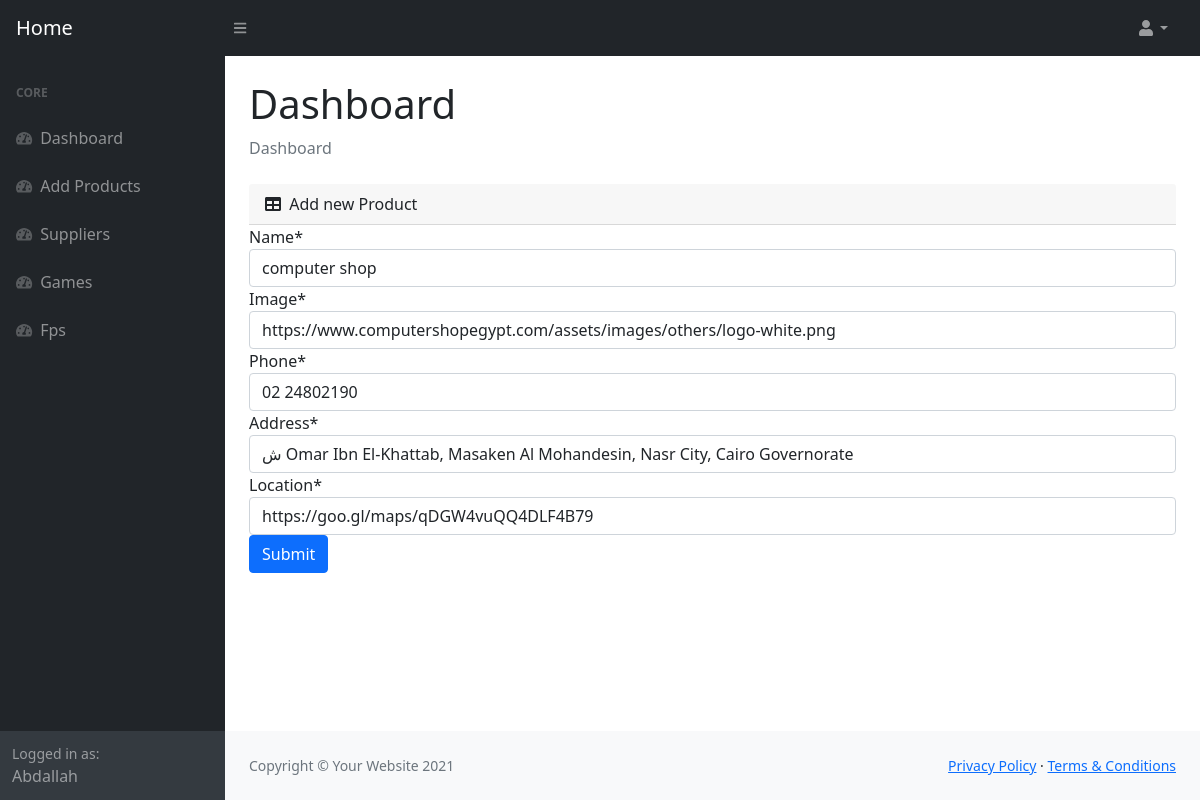
Before: /suppliers/3/ (signed in) with the older database file.
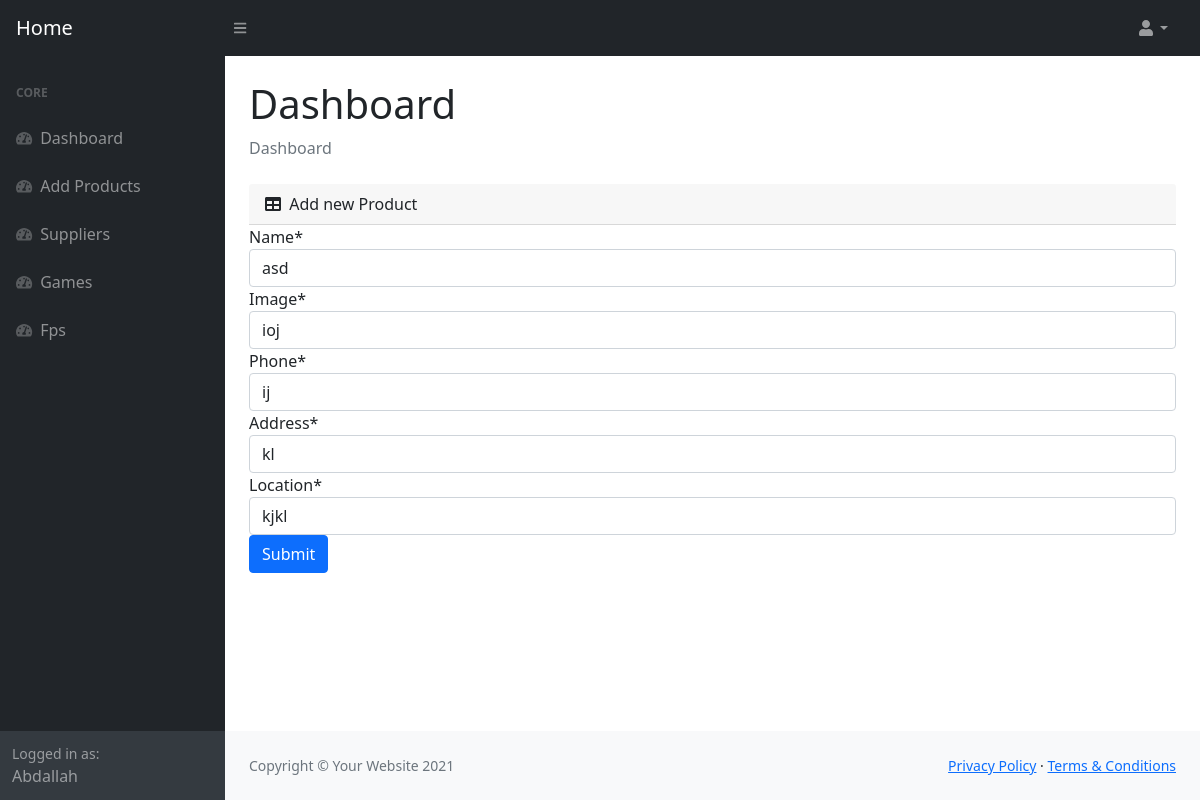
After: the same page with the newer database file.
### Tech_Parts/models.py (models this page shows, shortened)
class Supplier(models.Model):
    name=models.CharField(max_length=50)
    image=models.CharField(max_length=3000)
    phone=models.CharField(max_length=11)
    address=models.CharField(max_length=120)
    location=models.CharField(max_length=120)

### Tech_Parts/views.py (the view)
# urls.py: path("suppliers/<str:id>/",views.edit_supplier,name="edit_supplier"),
def edit_supplier(request,id):
    if not request.user.is_superuser:
        messages.error(request,"you dont have permission to add products")
        return redirect(reverse("home:home"))
    supplier=Supplier.objects.get(id=id)
    form =SupplierForm(request.POST or None,instance=supplier)
    if form.is_valid():
        form.save()
        messages.success(request,"supplier added successfully")
        return redirect(reverse("home:suppliers"))
    context={"supplier":supplier,"form":form}
    return render(request,"dashboard/edit-supplier.html",context)

### Tech_Parts/forms.py
class SupplierForm(forms.ModelForm):
    class Meta:
        model=Supplier
        fields= "__all__"

### templates/dashboard/edit-supplier.html (shortened to what the changed rows need)
{% load static %}
{% load crispy_forms_tags %}
<!DOCTYPE html>
<html lang="en">
    <head>
        <link href="https://cdn.jsdelivr.net/npm/simple-datatables@latest/dist/style.css" rel="stylesheet" />
        <link href="{% static 'dashboard/css/styles.css'  %}" rel="stylesheet" />
    </head>
    <body class="sb-nav-fixed">
        <div id="layoutSidenav">
            <div id="layoutSidenav_content">
                <main>
                    <div class="container-fluid px-4">
                        <h1 class="mt-4">Dashboard</h1>
                        <div class="col mb-4">
                            <form method="POST" enctype="multipart/form-data">
                            {{form|crispy}}
                            </form>
                        </div>
                    </div>
                </main>
            </div>
        </div>
    </body>
</html>

Changed rows visible on the page:
changed Supplier: name "computer shop" → "asd"; image "https://www.computershopegypt.com/assets/images/others/logo-white.png" → "ioj"; phone "02 24802190" → "ij"; address "ش Omar Ibn El-Khattab, Masaken Al Mohandesin, Nasr City, Cairo Governorate" → "kl"; location "https://goo.gl/maps/qDGW4vuQQ4DLF4B79" → "kjkl"
